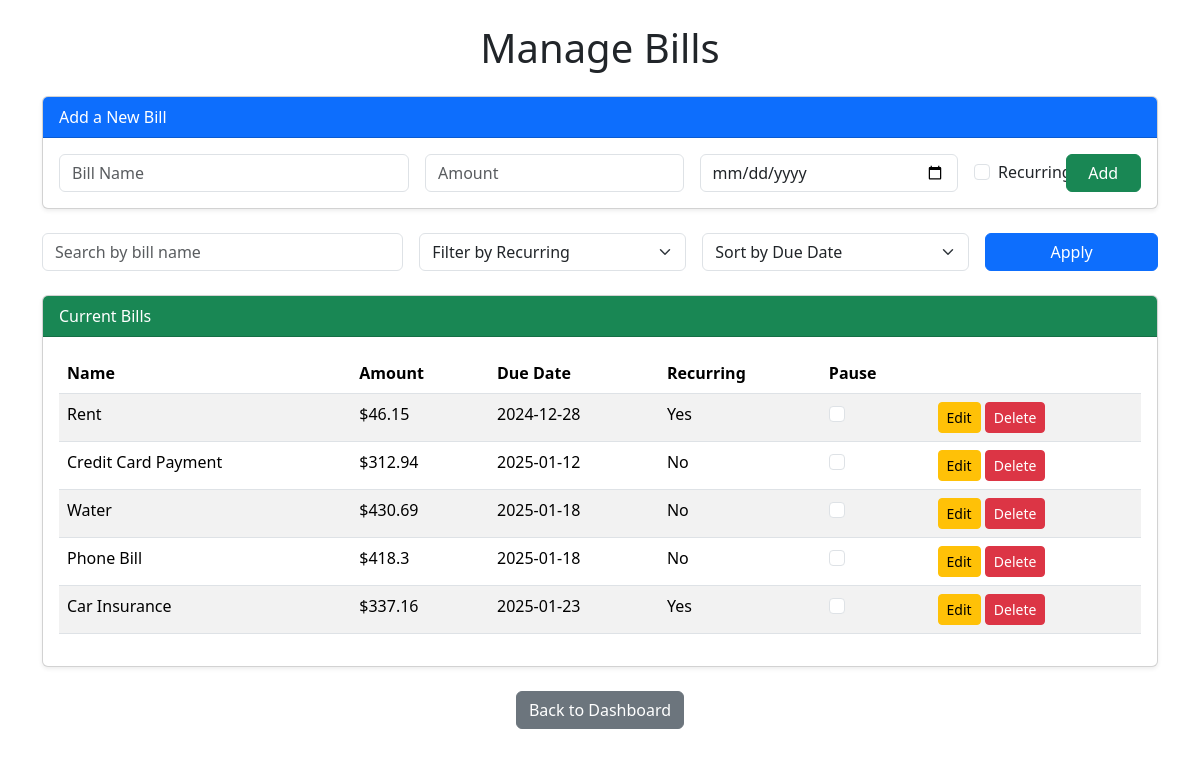
Page /bills on the committed database.
### backend/database.py (models this page shows)
class Bill(db.Model):
    id = db.Column(db.Integer, primary_key=True)
    name = db.Column(db.String(80), nullable=False)
    amount = db.Column(db.Float, nullable=False)
    due_date = db.Column(db.Date, nullable=False)
    recurring = db.Column(db.Boolean, default=False)
    exclude_from_projections = db.Column(db.Boolean, default=False)

### app.py (the view, shortened to what this page needs)
@app.route('/bills', methods=['GET', 'POST'])
def manage_bills():
    from backend.database import Bill
    search_query = request.args.get('search', '').lower()
    recurring_filter = request.args.get('recurring')
    sort_by = request.args.get('sort_by', 'due_date')
    query = Bill.query
    if search_query:
        query = query.filter(Bill.name.ilike(f'%{search_query}%'))
    if recurring_filter == 'yes':
        query = query.filter(Bill.recurring == True)
    elif recurring_filter == 'no':
        query = query.filter(Bill.recurring == False)
    if sort_by == 'amount':
        query = query.order_by(Bill.amount)
    else:
        query = query.order_by(Bill.due_date)
    bills = query.all()
    return render_template('bills.html', bills=bills, sort_by=sort_by)

### templates/bills.html (shortened to what this page needs)
<!DOCTYPE html>
<html lang="en">
<head>
    <link href="https://cdn.jsdelivr.net/npm/bootstrap@5.3.3/dist/css/bootstrap.min.css" rel="stylesheet">
    <link rel="stylesheet" href="/static/css/styles.css">
</head>
<body>
    <div class="container py-4">
        <h1 class="text-center mb-4">Manage Bills</h1>
        <div class="card mb-4 shadow-sm">
            <div class="card-header bg-primary text-white">Add a New Bill</div>
            <div class="card-body">
                <form action="/bills" method="POST" class="row g-3">
                    <div class="col-md-4">
                        <input type="text" class="form-control" name="name" placeholder="Bill Name" required>
                    </div>
                    <div class="col-md-3">
                        <input type="number" step="0.01" class="form-control" name="amount" placeholder="Amount" required>
                    </div>
                    <div class="col-md-3">
                        <input type="date" class="form-control" name="due_date" required>
                    </div>
                    <div class="col-md-1 d-flex align-items-center">
                        <div class="form-check">
                            <input type="checkbox" class="form-check-input" name="recurring" id="recurring">
                            <label class="form-check-label" for="recurring">Recurring?</label>
                        </div>
                    </div>
                    <div class="col-md-1">
                        <button type="submit" class="btn btn-success w-100">Add</button>
                    </div>
                </form>
            </div>
        </div>
        <form action="{{ url_for('manage_bills') }}" method="GET" class="row g-3 mb-4">
            <div class="col-md-4">
                <input type="text" name="search" class="form-control" placeholder="Search by bill name" value="{{ request.args.get('search', '') }}">
            </div>
            <div class="col-md-3">
                <select name="recurring" class="form-select">
                    <option value="" selected>Filter by Recurring</option>
                </select>
            </div>
            <div class="col-md-3">
                <select name="sort_by" class="form-select">
                    <option value="due_date" {% if sort_by == 'due_date' %}selected{% endif %}>Sort by Due Date</option>
                </select>
            </div>
            <div class="col-md-2">
                <button type="submit" class="btn btn-primary w-100">Apply</button>
            </div>
        </form>
        <div class="card shadow-sm">
            <div class="card-header bg-success text-white">Current Bills</div>
            <div class="card-body">
                {% if bills %}
                <table class="table table-striped">
                    <thead>
                        <tr>
                            <th>Name</th>
                            <th>Amount</th>
                            <th>Due Date</th>
                            <th>Recurring</th>
                            <th>Pause</th>
                            <th></th>
                        </tr>
                    </thead>
                    <tbody>
                        {% for bill in bills %}
                        <tr>
                            <td>{{ bill.name }}</td>
                            <td>${{ bill.amount }}</td>
                            <td>{{ bill.due_date }}</td>
                            <td>{{ 'Yes' if bill.recurring else 'No' }}</td>
                            <td>
                                <form action="{{ url_for('toggle_bill_exclusion', bill_id=bill.id) }}" method="POST" style="display: inline;">
                                    <input type="checkbox" class="form-check-input" onchange="this.form.submit()"
                                           {% if bill.exclude_from_projections %}checked{% endif %}>
                                </form>
                            </td>
                            <td>
                                <a href="{{ url_for('edit_bill', bill_id=bill.id) }}" class="btn btn-warning btn-sm">Edit</a>
                                <form action="{{ url_for('delete_bill', bill_id=bill.id) }}" method="POST" style="display:inline;">
                                    <button type="submit" class="btn btn-danger btn-sm">Delete</button>
                                </form>
                            </td>
                        </tr>
                        {% endfor %}
                    </tbody>
                </table>
                {% else %}
                <p class="text-muted">No bills have been added yet.</p>
                {% endif %}
            </div>
        </div>
        <div class="text-center mt-4">
            <a href="/" class="btn btn-secondary">Back to Dashboard</a>
        </div>
    </div>
</body>
</html>

### static/css/styles.css (style rules this page uses)
.card { transition: transform 0.2s ease-in-out, box-shadow 0.2s ease-in-out; }

### rows in the picture
Bill: name "Rent", amount "46.15", due_date "2024-12-28", recurring "Yes"
Bill: name "Credit Card Payment", amount "312.94", due_date "2025-01-12", recurring "No"
Bill: name "Water", amount "430.69", due_date "2025-01-18", recurring "No"
Bill: name "Phone Bill", amount "418.3", due_date "2025-01-18", recurring "No"
Bill: name "Car Insurance", amount "337.16", due_date "2025-01-23", recurring "Yes"
